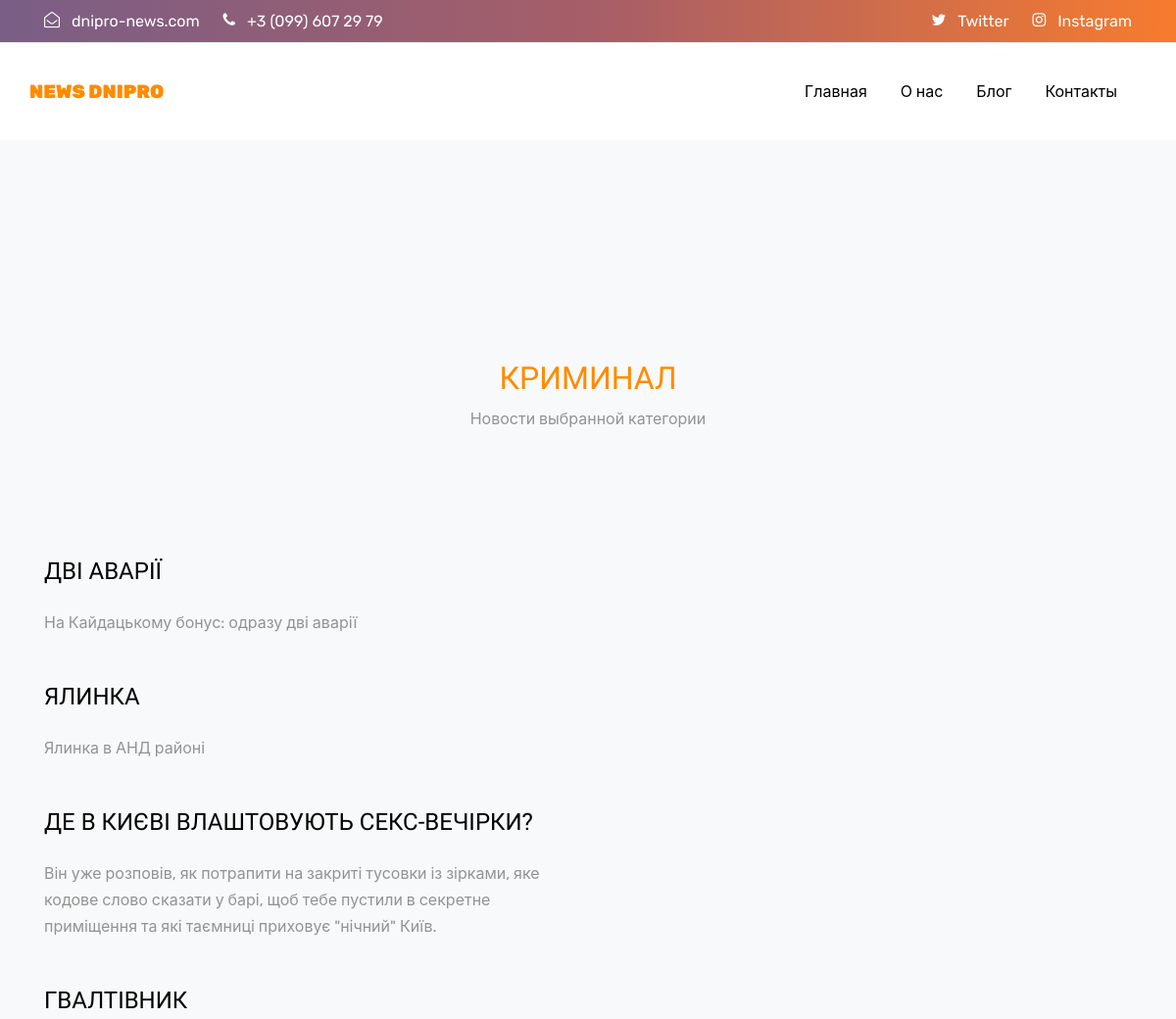
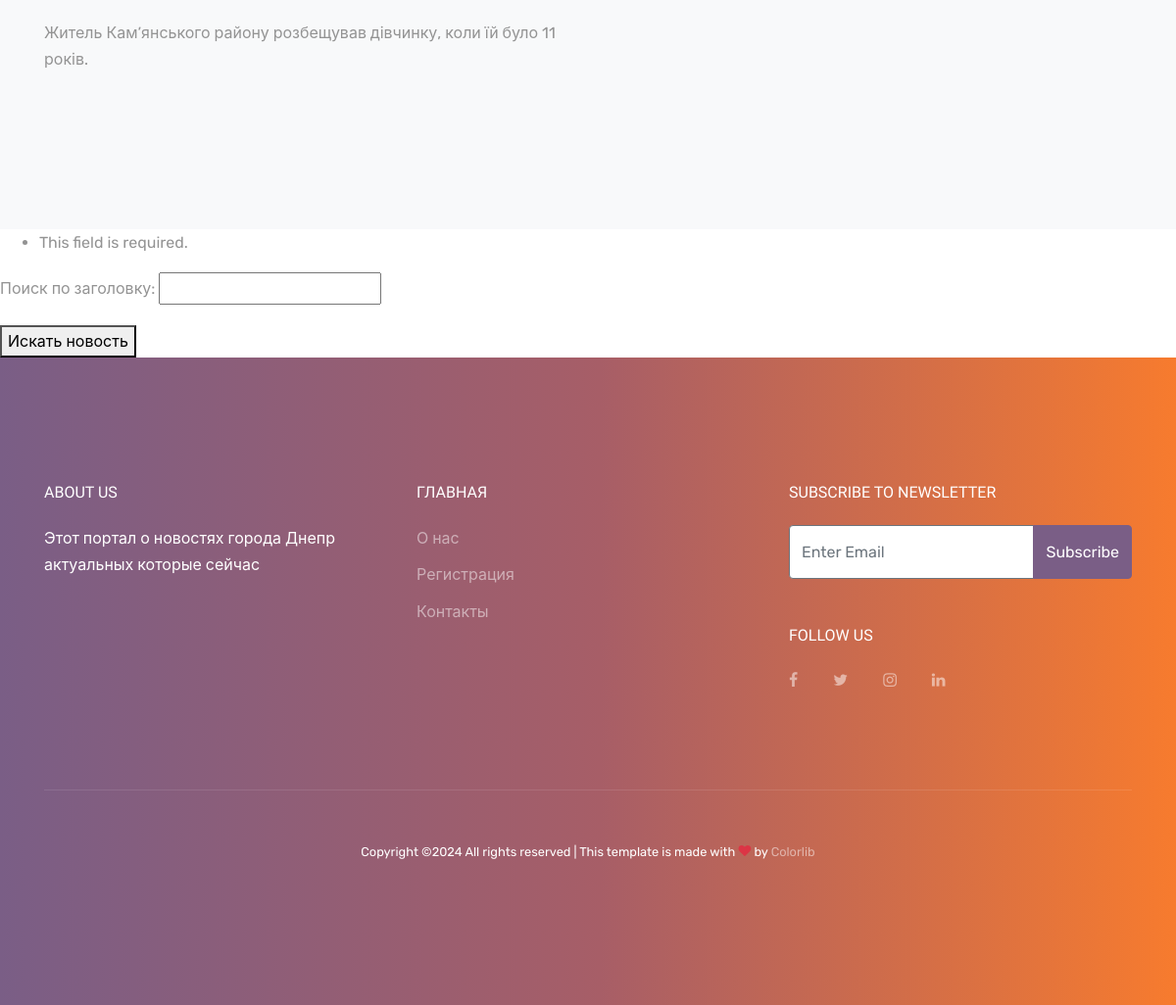
The page /category/criminal/ on the database its author committed (2 pictures, top to bottom).
### news/models.py (models this page shows, shortened)
class Category(models.Model):
    name = models.CharField(max_length=100)
    slug = models.SlugField(max_length=100)

class  News(models.Model):
    class Status(models.TextChoices):
        DRAFT = 'DF', 'Daft'
        PUBLISHED = 'pb', 'Published'
    title = models.CharField(max_length=250)
    tags = TaggableManager()#тегирование
    slug = models.SlugField(max_length=250, unique_for_date='publish')#уникальные дата и время для вывода слагов статтей
    body = models.TextField()
    publish = models.DateTimeField(default=timezone.now)
    rating = models.IntegerField(default=0)
    pub_date = models.DateTimeField(auto_now_add=True)
    image = models.ImageField(upload_to='images/', null=True, blank=True)
    categories = models.ManyToManyField(Category)
    status = models.CharField(max_length=2, choices=Status.choices,
                              default=Status.DRAFT)
    class Meta:
        ordering = ['-publish']
        indexes = [models.Index(fields=['-publish']),
                   ]# Указанная опция по- зволяет определять в модели индексы базы данных,
    def get_absolute_url(self):
        return reverse('news:news_detail',
                       args=[
                           self.publish.year,
                           self.publish.month,
                           self.publish.day,
                           self.slug]
                       )

### news/views.py (the view)
# urls.py: path('category/<slug:category_slug>/', views.category_news_detail, name='detail_category'),#детальная информация категории
def category_news_detail(request, category_slug):
    category = get_object_or_404(Category, slug=category_slug)
    news_list = News.objects.filter(categories=category)
    form = NewsSearchForm(request.GET)
    if form.is_valid():
        search_query = form.cleaned_data['search_query']
        search_words = search_query.split()
        for word in search_words:
            news_list = news_list.filter(title__icontains=word)
    if request.method == 'POST':
        user_form = RegistrationForm(request.POST)
        if user_form.is_valid():
            user = user_form.save()
            return redirect('news:list_view')
    else:
        user_form = RegistrationForm()
    return render(request, 'news/post/category_detail.html',
                  {'category': category, 'news_list': news_list, 'user_form': user_form, 'search_form': form}
                  )

### news/forms.py
class RegistrationForm(UserCreationForm):
    email = forms.EmailField(required=True, help_text='Enter a valid email address.')
    class Meta:
        model = User
        fields = [
            'username', 'email', 'password1', 'password2'
        ]

class NewsSearchForm(forms.Form):
    search_query = forms.CharField(label='Поиск по заголовку', max_length=100)

### templates/news/post/category_detail.html
{% extends 'news/base.html' %}
{% block content %}
 <section class="site-section bg-light" id="pricing-section">
      <div class="container">
        <div class="row site-section" id="faq-section">
          <div class="col-12 text-center" data-aos="fade">
            <h2 class="section-title text-primary">{{ category.name }}</h2>
            <p>Новости выбранной категории</p>
          </div>
        </div>
        <div class="row">
          <div class="col-lg-6">
           {% for item_news in  news_list%}
                <div class="mb-5" data-aos="fade-up" data-aos-delay="100">
                <a href="{{ item_news.get_absolute_url }}"><h3 class="text-black h4 mb-4">{{ item_news.title}}</h3></a>
                <p>{{  item_news.body }}</p>
                </div>
           {% endfor %}
          </div>
        </div>
      </div>
    </section>
 <section>
     <form method="get" action="{% url 'news:detail_category' category_slug=category.slug %}">
             {{ search_form.as_p }}
        <button type="submit">Искать новость</button>
     </form>
 </section>
{% endblock %}

### static/css/style.css (style rules this page uses)
.font-gray-7, body { color: #939393; }
body { line-height: 1.7; font-weight: 400; font-size: 1rem; }
body:before { position: absolute; content: ""; left: 0; right: 0; bottom: 0; top: 0; background: rgba(0, 0, 0, 0.3); -webkit-transition: .3s all ease; -o-transition: .3s all ease; transition: .3s all ease; opacity: 0; visibility: hidden; z-index: 399; }
a { -webkit-transition: .3s all ease; -o-transition: .3s all ease; transition: .3s all ease; }
h1, h2, h3, h4, h5, .h1, .h2, .h3, .h4, .h5 { font-family: "Oswald", sans-serif; text-transform: uppercase; }
.text-black { color: #000 !important; }
.site-section { padding: 2.5em 0; }
@media (min-width: 768px) { .site-section { padding: 5em 0; } }
.site-section { padding: 7rem 0; }

### rows shown on the page
Category: name "КРИМИНАЛ"
News: title "ДВІ АВАРІЇ", body "На Кайдацькому бонус: одразу дві аварії"
News: title "ЯЛИНКА", body "Ялинка в АНД районі"
News: title "ДЕ В КИЄВІ ВЛАШТОВУЮТЬ СЕКС-ВЕЧІРКИ?", body "Він уже розповів, як потрапити на закриті тусовки із зірками, яке кодове слово сказати у барі, щоб тебе пустили в секретне приміщення та які таємниці приховує \"нічний\" Київ."
News: title "ГВАЛТІВНИК", body "Житель Кам’янського району розбещував дівчинку, коли їй було 11 років."
